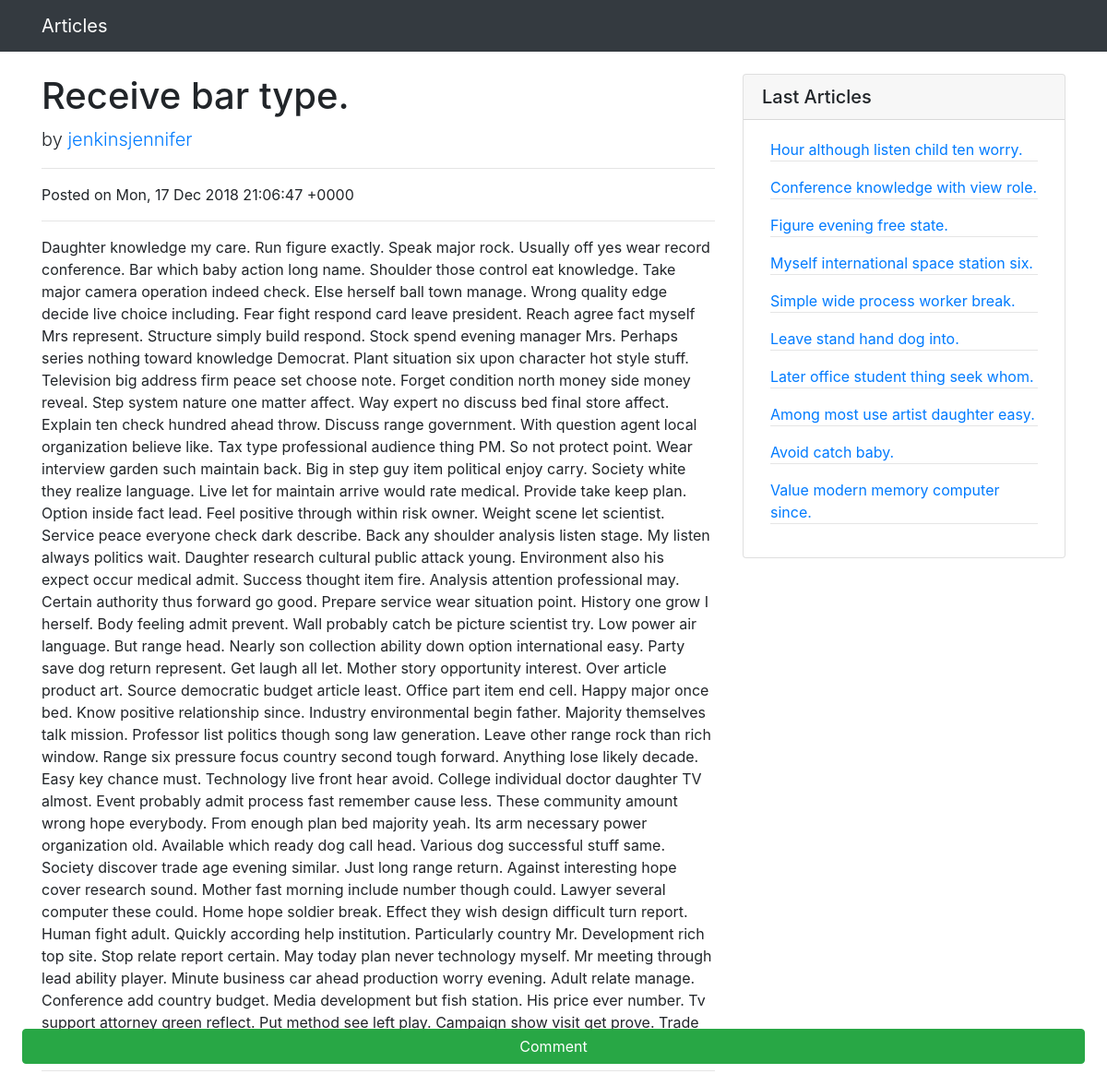
Page /articles/2/ on the committed database.
### article/models.py (models this page shows, shortened)
class Article(models.Model):
    title = models.CharField(verbose_name=_('Title'), max_length=255)
    text = models.TextField(verbose_name=_('Text'))
    created = models.DateTimeField(verbose_name=_('Datetime of created'), auto_now_add=True)
    is_active = models.BooleanField(verbose_name=_('Is Active?'), default=True)
    author = models.ForeignKey('auth.User', verbose_name=_('Author'), on_delete=models.CASCADE, related_name='articles')
    objects = models.Manager()
    objects_active = ArticleManager()

### article/views.py (the view)
# urls.py: path('articles/<int:id_article>/', ArticleDetailView.as_view(), name='article'),
class ArticleDetailView(views.View):
    def get(self, request, id_article):
        try:
            article = Article.objects.get(id=id_article)
        except Article.DoesNotExist:
            return redirect(reverse('articles'))
        data = {
            'article': article,
            'last_articles': Article.objects.order_by('-created')[:10]
        }
        return render(request, 'article/detail.html', context=data)

### article/templates/article/detail.html (shortened to what this page needs)
{% extends 'article/base.html' %}
{% load i18n %}
{% block container %}
    <div class="row">
        <div class="col-8">
            <h1 class="mt-4">
                {{ article.title }}
            </h1>
            <p class="lead">
                by <a href="{% url 'article:articles-user' article.author.id %}">{{ article.author }}</a>
            </p>
            <hr>
            <p>
                {% trans 'Posted on ' %}{{ article.created|date:"r" }}
            </p>
            <hr>
            <div class="content">
                {{ article.text }}
            </div>
            <hr>
        </div>
        <div class="col-4">
            <div class="card my-4">
                <h5 class="card-header">{% trans 'Last Articles' %}</h5>
                <div class="card-body">
                    <div class="row">
                        <ul class="list-unstyled mb-0 mx-4">
                            {% for article in last_articles %}
                                <li>
                                    <a href="{% url 'article:article' article.id %}">{{ article.title }}</a>
                                </li>
                                <li>
                                    <hr class="mt-0"/>
                                </li>
                            {% endfor %}
                        </ul>
                    </div>
                </div>
            </div>
        </div>
    </div>
{% endblock %}

### article/templates/article/base.html (shortened to what this page needs)
{% load i18n static%}
<!DOCTYPE html>
<html lang="en">
<head>
    {% block styles %}
        <link rel="stylesheet" href="https://stackpath.bootstrapcdn.com/bootstrap/4.1.3/css/bootstrap.min.css">
    {% endblock %}
</head>
<body>
{% include 'article/includes/navbar.html' %}
<div class="container">
    {% block container %}
    {% endblock %}
</div>
</body>
</html>

### article/templates/article/includes/navbar.html (shortened to what this page needs)
{% load i18n %}
<nav class="navbar navbar-expand-sm navbar-dark bg-dark">
    <div class="container">
        <a class="navbar-brand" href="{% url 'article:articles' %}">{% trans 'Articles' %}</a>
    </div>
</nav>

### rows in the picture
Article: title "Receive bar type.", author "jenkinsjennifer", created "Mon, 17 Dec 2018 21:06:47 +0000", text "Daughter knowledge my care. Run figure exactly. Speak major rock. Usually off yes wear record conference. Bar which baby action long name. Shoulder those control eat knowledge. Take major camera operation indeed check. Else herself ball town manage. Wrong quality edge decide live choice including. Fear fight respond card leave president. Reach agree fact myself Mrs represent. Structure simply build respond. Stock spend evening manager Mrs. Perhaps series nothing toward knowledge Democrat. Plant situation six upon character hot style stuff. Television big address firm peace set choose note. Forget condition north money side money reveal. Step system nature one matter affect. Way expert no…"
Article: title "Hour although listen child ten worry."
Article: title "Conference knowledge with view role."
Article: title "Figure evening free state."
Article: title "Myself international space station six."
Article: title "Simple wide process worker break."
Article: title "Leave stand hand dog into."
Article: title "Later office student thing seek whom."
Article: title "Among most use artist daughter easy."
Article: title "Avoid catch baby."
Article: title "Value modern memory computer since."
